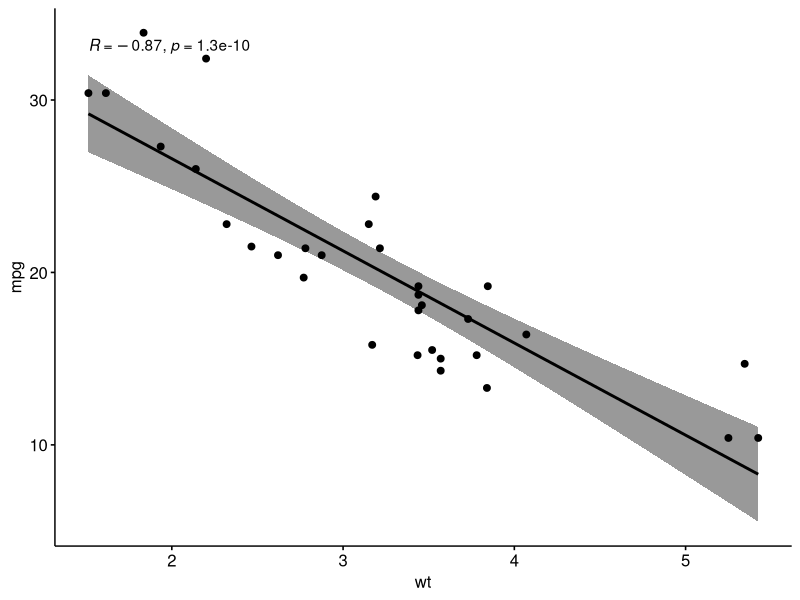

Source code (R): (Note: this script raises an error after producing the figure.)
active_packages <- function(pkg){
  new.pkg <- pkg[!(pkg %in% installed.packages()[, "Package"])]
  if (length(new.pkg))
    install.packages(new.pkg, dependencies = TRUE)
  sapply(pkg, require, character.only = TRUE)
  print("packages ready")
}
packages <- c("PerformanceAnalytics","e1071","devtools", "ggpubr","Hmisc","corrplot","plyr", "RPostgreSQL", "dplyr","scales", "syuzhet", "tidyverse","RCurl","stringr", "ggplot2", "DT", "tm","RColorBrewer")

active_packages(packages)

#Zadanie: zeksploruj dataset mtcars. Poszukaj interesujących zależności pomiędzy danymi, zwizualizuj je. Wynikiem powinien być kod R wraz z opisem interesujących zależności (md/ ppt / pdf / doc)

data("mtcars")
head(mtcars)
?mtcars

#wyświetlam prosty scatterplot z 

ggscatter(mtcars, x = "wt", y = "mpg",
          add = "reg.line", conf.int = T,
          cor.coef = T)
?cor.test
cor.test(x = mtcars$wt, y = mtcars$wt, method=c("pearson", "kendall", "spearman"))


#tworzę macierz korelacji by sprawdzić czy pozostałe dane są skolerelowane
corr_matrix <- rcorr(as.matrix(mtcars))
corr_matrix
#jaką strukturę ma moja zmienna
str(corr_matrix)
#wyświetlam pierwszy element, czyli korealcję
corr_matrix$r

#znalazłem bardzo ciekawe pakiet do wizualizacji korelacji między zmiennymi
chart.Correlation(mtcars, histogram = T)

#sprawdzam czy zmienne mają rozkład normalny
par(mfrow=c(1,2))
plot(density((mtcars$mpg), main="Przejechane mile na galon", ylab="czestotliwosc",
             sub=paste("Skośność:", round(e1071::skewness(mtcars$mpg),1))))

plot(density((mtcars$wt), main="Masa samochodu", ylab="czestotliwosc",
             sub=paste("Skośność:", round(e1071::skewness(mtcars$wt),1))))

#budujemy model regresji linowej
par(mfrow=c(1,1))
plot(mtcars$mpg~mtcars$wt)

moj_model <- lm(mtcars$mpg~mtcars$wt)
abline(moj_model, col="blue", lwd=3)


x <- mtcars$mpg
y <- mtcars$wt


res <- lm(y~x)
res

#funkcja kosztu
cost <- function(X, y, theta) {
  sum((X %*% theta - y)^2 ) / (2*length(y))
}
alpha <- 0.1
num_iters <-1000

cost_history <- double(num_iters)
theta_history <- list(num_iters)

theta <- matrix(c(0,0), nrow=2)

X <- cbind(1,matrix(x))

for (i in 1:num_iters) {
  error <- (X %*% theta - y)
  delta <- t(X) %*% error / length(y)
  cost_history[i] <- cost(X, y, theta)
  theta_history[[i]] <- theta
}

print(theta)

plot(x,y, col=rgb(0.2, 0.4,0.6,0.4), main="Regresja liniowa na gradiencie prostym")
for (i in c(1,3,6,10,14, seq(20, num_iters, by=10))) {
  abline(coef=theta_history[[i]], col=rgb(0.8,0,0,0.3))
}
abline(coef = theta, col="blue")


plot(cost_history, type='line', col='blue', lwd=2, main='Funkcja kosztu',ylab='cost', xlab='Iteracja')




